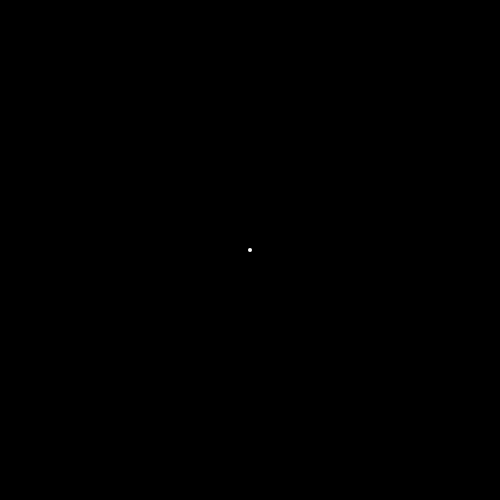
Frame 1 (no input)
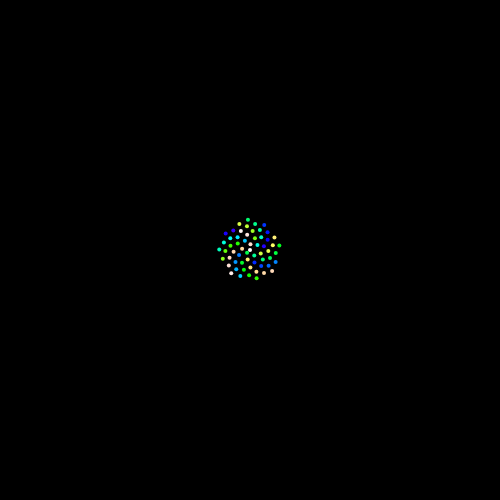
Frame 60 (no input)
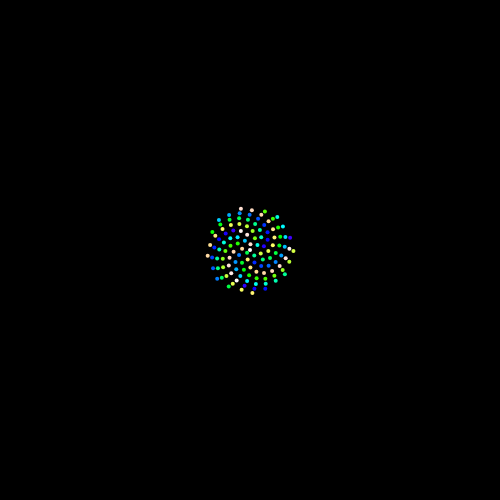
Frame 120 (the mouse pressed at the canvas centre since frame 60)

The p5.js sketch that drew these frames (run headless with seeded random() and noise() and a simulated clock; from frame 60 on, the mouse is pressed at the canvas centre):

// p5.js sketch
// ── sketch.js
var n = 0;
var c = 4;

function setup() {
  createCanvas(500, 500);
  angleMode(DEGREES);
  colorMode(HSB);
  background(0);
}

function draw() {
  var a = n * 137.3;
  var r = c * sqrt(n);
  var x = r * cos(a) + width / 2;
  var y = r * sin(a) + height / 2;
  fill(a % 256, a % 256, 255);
  noStroke();
  ellipse(x, y, 4, 4);
  n++;

}

// ── dusam.html
 <html>
     <body>
         <p>haire masud</p>
         <h1> delete this line of code</h1>
         <h2>bujhlam sob kichu</h2> 
         <h1>facebook account</h1>
         <h4>nothing is new in here</h4>

     </body>
 </html>
